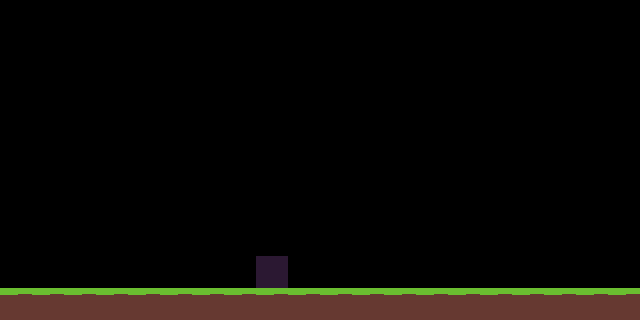

A 2D game scene composited from a Tiled map and its tileset images. What follows is a short description and the map's XML, with every tile layer's data as written:
An orthogonal 20x10 tile map with 32x32 px tiles, 2 tile layers (Tile Layer 1, Spawn), 3 tilesets and 4 objects (BR_Corner_Grass, TR_Corner_Grass, 1_Warp_2).

<map version="1.10" tiledversion="1.11.2" orientation="orthogonal" renderorder="right-down" width="20" height="10" tilewidth="32" tileheight="32" infinite="0" nextlayerid="4" nextobjectid="8">
 <editorsettings>
  <export target="map_1.lua" format="lua" />
 </editorsettings>
 <tileset firstgid="1" name="test_tile_map" tilewidth="32" tileheight="32" tilecount="9" columns="3">
  <image source="test_tile_map.png" width="96" height="96" />
 </tileset>
 <tileset firstgid="10" name="wood" tilewidth="32" tileheight="32" tilecount="100" columns="10">
  <image source="wood.png" width="320" height="320" />
 </tileset>
 <tileset firstgid="110" name="tile_map" tilewidth="32" tileheight="32" tilecount="100" columns="10">
  <image source="tile_map.png" width="320" height="320" />
 </tileset>
 <layer id="1" name="Tile Layer 1" width="20" height="10">
  <data encoding="csv">
0,0,0,0,0,0,0,0,0,0,0,0,0,0,0,0,0,0,0,0,
0,0,0,0,0,0,0,0,0,0,0,0,0,0,0,0,0,0,0,0,
0,0,0,0,0,0,0,0,0,0,0,0,0,0,0,0,0,0,0,0,
0,0,0,0,0,0,0,0,0,0,0,0,0,0,0,0,0,0,0,0,
0,0,0,0,0,0,0,0,0,0,0,0,0,0,0,0,0,0,0,0,
0,0,0,0,0,0,0,0,0,0,0,0,0,0,0,0,0,0,0,0,
0,0,0,0,0,0,0,0,0,0,0,0,0,0,0,0,0,0,0,0,
0,0,0,0,0,0,0,0,0,0,0,0,0,0,0,0,0,0,0,0,
0,0,0,0,0,0,0,0,0,0,0,0,0,0,0,0,0,0,0,0,
2,2,2,2,2,2,2,2,2,2,2,2,2,2,2,2,2,2,2,2
</data>
 </layer>
 <layer id="2" name="Spawn" width="20" height="10">
  <data encoding="csv">
0,0,0,0,0,0,0,0,0,0,0,0,0,0,0,0,0,0,0,0,
0,0,0,0,0,0,0,0,0,0,0,0,0,0,0,0,0,0,0,0,
0,0,0,0,0,0,0,0,0,0,0,0,0,0,0,0,0,0,0,0,
0,0,0,0,0,0,0,0,0,0,0,0,0,0,0,0,0,0,0,0,
0,0,0,0,0,0,0,0,0,0,0,0,0,0,0,0,0,0,0,0,
0,0,0,0,0,0,0,0,0,0,0,0,0,0,0,0,0,0,0,0,
0,0,0,0,0,0,0,0,0,0,0,0,0,0,0,0,0,0,0,0,
0,0,0,0,0,0,0,0,0,0,0,0,0,0,0,0,0,0,0,0,
0,0,0,0,0,0,0,0,118,0,0,0,0,0,0,0,0,0,0,0,
0,0,0,0,0,0,0,0,0,0,0,0,0,0,0,0,0,0,0,0
</data>
 </layer>
 <objectgroup id="3" name="Object">
  <object id="2" name="BR_Corner_Grass" gid="138" x="96" y="256" width="32" height="32" />
  <object id="3" name="TR_Corner_Grass" gid="139" x="448" y="256" width="32" height="32" />
  <object id="6" name="1_Warp_2" gid="126" x="608" y="288" width="32" height="32" />
  <object id="7" gid="138" x="160" y="128" width="32" height="32" />
 </objectgroup>
</map>
